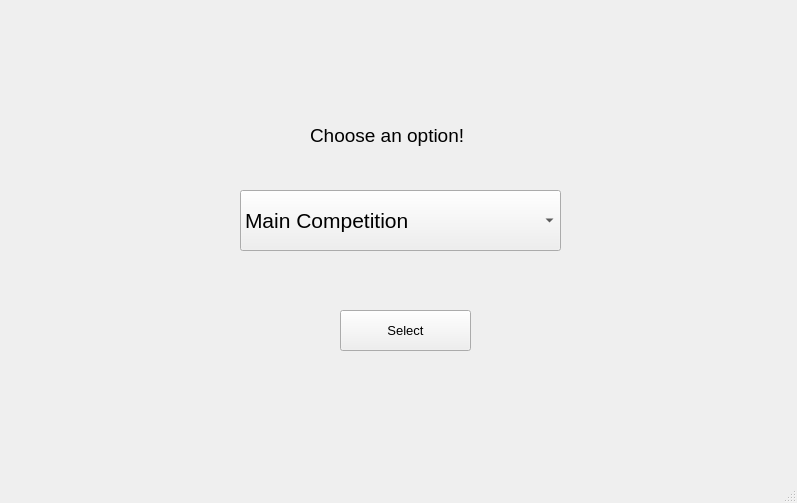
<?xml version="1.0" encoding="UTF-8"?>
<ui version="4.0">
 <class>MainWindow</class>
 <widget class="QMainWindow" name="MainWindow">
  <property name="geometry">
   <rect>
    <x>0</x>
    <y>0</y>
    <width>797</width>
    <height>503</height>
   </rect>
  </property>
  <property name="windowTitle">
   <string>WSU Robotics Command Center</string>
  </property>
  <widget class="QWidget" name="centralwidget">
   <widget class="QComboBox" name="dropdown">
    <property name="geometry">
     <rect>
      <x>240</x>
      <y>190</y>
      <width>321</width>
      <height>61</height>
     </rect>
    </property>
    <property name="font">
     <font>
      <family>Segoe UI</family>
      <pointsize>16</pointsize>
     </font>
    </property>
    <item>
     <property name="text">
      <string>Main Competition</string>
     </property>
    </item>
    <item>
     <property name="text">
      <string>Lane Mode</string>
     </property>
    </item>
    <item>
     <property name="text">
      <string>Speed Mode</string>
     </property>
    </item>
    <item>
     <property name="text">
      <string>Obstacle Mode</string>
     </property>
    </item>
    <item>
     <property name="text">
      <string>Waypoint Mode</string>
     </property>
    </item>
    <item>
     <property name="text">
      <string>Init Param Server</string>
     </property>
    </item>
    <item>
     <property name="text">
      <string>Status Check</string>
     </property>
    </item>
    <item>
     <property name="text">
      <string>Kill All </string>
     </property>
    </item>
   </widget>
   <widget class="QPushButton" name="select">
    <property name="geometry">
     <rect>
      <x>340</x>
      <y>310</y>
      <width>131</width>
      <height>41</height>
     </rect>
    </property>
    <property name="font">
     <font>
      <pointsize>10</pointsize>
     </font>
    </property>
    <property name="text">
     <string>Select</string>
    </property>
   </widget>
   <widget class="QLabel" name="label">
    <property name="geometry">
     <rect>
      <x>310</x>
      <y>100</y>
      <width>191</width>
      <height>71</height>
     </rect>
    </property>
    <property name="font">
     <font>
      <pointsize>14</pointsize>
     </font>
    </property>
    <property name="text">
     <string>Choose an option!</string>
    </property>
   </widget>
  </widget>
  <widget class="QMenuBar" name="menubar">
   <property name="geometry">
    <rect>
     <x>0</x>
     <y>0</y>
     <width>797</width>
     <height>26</height>
    </rect>
   </property>
  </widget>
  <widget class="QStatusBar" name="statusbar"/>
 </widget>
 <resources/>
 <connections/>
</ui>
